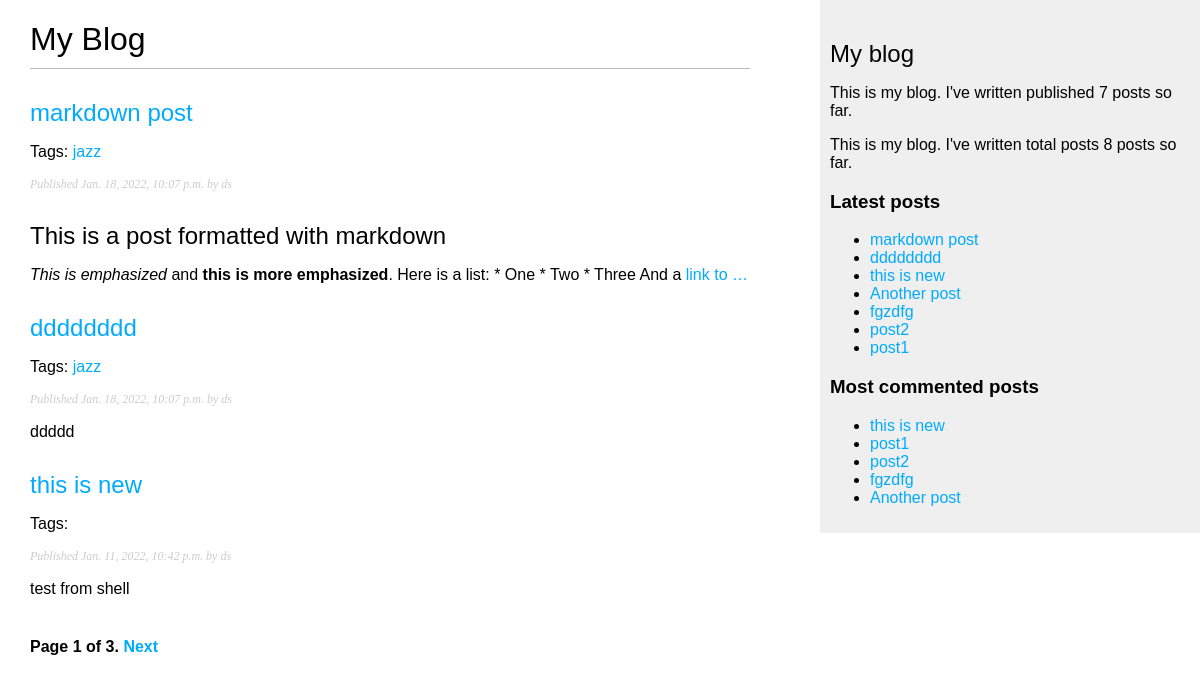
Screenshot of /blog/ with the database file from the repository.
### blog/models.py (models this page shows, shortened)
class Post(models.Model):
    title = models.CharField(max_length=250)
    slug = models.SlugField(max_length=250,
                            unique_for_date='publish')
    author = models.ForeignKey(User,
                on_delete=models.CASCADE,
                related_name='blog_posts')
    body = models.TextField()
    publish = models.DateTimeField(default=timezone.now)
    created = models.DateTimeField(auto_now_add=True)
    updated = models.DateTimeField(auto_now=True)
    STATUS_CHOICES = (
                    ('draft', 'Draft'),
                    ('published', 'Published'),
                            )
    status = models.CharField(max_length=10,
                choices=STATUS_CHOICES,
                default='draft')
    objects = models.Manager() # The default manager.
    published = PublishedManager() # Our custom manager.
    tags = TaggableManager()
    def get_absolute_url(self):
        return reverse('blog:post_detail', args=[self.publish.year,self.publish.month,
                                                self.publish.day, self.slug])
    class Meta:
        ordering = ('-publish', )

### blog/views.py (the view)
# urls.py: path('', views.post_list, name='post_list'),
def post_list(request, tag_slug=None):
    post = Post.published.all()
    tag = None
    if tag_slug:
        tag = get_object_or_404(Tag, slug=tag_slug)
        object_list = post.filter(tags__in=[tag])
    paginator = Paginator(post, 3)
    page = request.GET.get('page')
    try:
        posts = paginator.page(page)
    except PageNotAnInteger:
        posts = paginator.page(1)
    except EmptyPage:
        posts = paginator.page(paginator.num_pages)
    return render(request, 'blog/post/list.html', {'page': page,'posts': posts, 'tag':tag})

### blog/models.py (called while the page is built)
    def get_queryset(self):
        return super(PublishedManager,
                                self).get_queryset()\
                                    .filter(status='published')

### blog/templatetags/blog_tags.py (called while the page is built)
@register.simple_tag
def total_posts():
    return Post.published.count()

@register.simple_tag
def total_posts1():
    return Post.objects.count()

@register.inclusion_tag('blog/post/latest_posts.html')
def show_latest_posts(count=5):
    latest_posts = Post.published.order_by('-publish')
    return {'latest_posts':latest_posts}

@register.simple_tag
def get_most_commented_posts(count=5):
    return Post.published.annotate(
                    total_comments=Count('comments')
                        ).order_by('-total_comments')[:count]

@register.filter(name="markdown")
def markdown_format(text):
    return mark_safe(markdown.markdown(text))

### blog/templates/blog/post/list.html (shortened to what this page needs)
{% extends "blog/base.html" %}
{% load blog_tags %}
{% block content %}
  <h1>My Blog</h1>
  {% for post in posts %}
    <h2>
      <a href="{{ post.get_absolute_url }}">
        {{ post.title }}
      </a>
    </h2>
    <p class="tags">
      Tags:
      {% for tag in post.tags.all %}
        <a href="{% url "blog:post_list_by_tag" tag.slug %}">
          {{ tag.name }}
        </a>
      {% endfor %}
    </p>
    <p class="date">
      Published {{ post.publish }} by {{ post.author }}
    </p>
    {{ post.body|markdown|truncatewords_html:30 }}
  {% endfor %}
  {% include "pagination.html" with page=posts %}
{% endblock %}

### blog/templates/blog/base.html (shortened to what this page needs)
{% load blog_tags %}
{% load static %}
<!DOCTYPE html>
<html>
<head>
    <link href="{% static "css/blog.css" %}" rel="stylesheet">
</head>
<body>
    <div id="content">
        {% block content %}
        {% endblock %}
    </div>
    <div id="sidebar">
        <h2>My blog</h2>
        <p>This is my blog. I've written published {% total_posts %} posts so far.</p>
        <p>This is my blog. I've written total posts  {% total_posts1 %} posts so far.</p>
        <h3>Latest posts</h3> {% show_latest_posts 3 %}
        <h3>Most commented posts</h3>
            {% get_most_commented_posts as most_commented_posts %}
                <ul>
                    {% for post in most_commented_posts %}
                        <li>
                            <a href="{{ post.get_absolute_url }}">{{ post.title }}</a>
                        </li>
                    {% endfor %}
                </ul>
    </div>
</body>
</html>

### blog/templates/pagination.html (shortened to what this page needs)
<div class="pagination">
    <span class="step-links">
        <span class="current">
            Page {{ page.number }} of {{ page.paginator.num_pages }}.
        </span>
        {% if page.has_next %}
            <a href="?page={{ page.next_page_number }}">Next</a>
        {% endif %}
    </span>
    </div>

### blog/templates/blog/post/latest_posts.html
<ul>
    {% for post in latest_posts %}
        <li>
            <a href="{{ post.get_absolute_url }}">{{ post.title }}</a>
         </li>
    {% endfor %}
</ul>

### blog/static/css/blog.css (style rules this page uses)
body { margin:0; padding:0; font-family:helvetica, sans-serif; }
a { color:#00abff; text-decoration:none; }
h1 { font-weight:normal; border-bottom:1px solid #bbb; padding:0 0 10px 0; }
h2 { font-weight:normal; margin:30px 0 0; }
#content { float:left; width:60%; padding:0 0 0 30px; }
#sidebar { float:right; width:30%; padding:10px; background:#efefef; height:100%; }
p.date { color:#ccc; font-family: georgia, serif; font-size: 12px; font-style: italic; }
.pagination { margin:40px 0; font-weight:bold; }

### rows the page displays
Post: title "markdown post", publish "Jan. 18, 2022, 10:07 p.m.", author "ds", body "This is a post formatted with markdown This is emphasized and this is more emphasized . Here is a list: * One * Two * Three And a link to …"
Tag: name "jazz"
Post: title "dddddddd", publish "Jan. 18, 2022, 10:07 p.m.", author "ds", body "ddddd"
Post: title "this is new", publish "Jan. 11, 2022, 10:42 p.m.", author "ds", body "test from shell"
Post: title "Another post"
Post: title "fgzdfg"
Post: title "post2"
Post: title "post1"

### other values shown
{{ page.number }} "1"
{{ page.paginator.num_pages }} "3"
